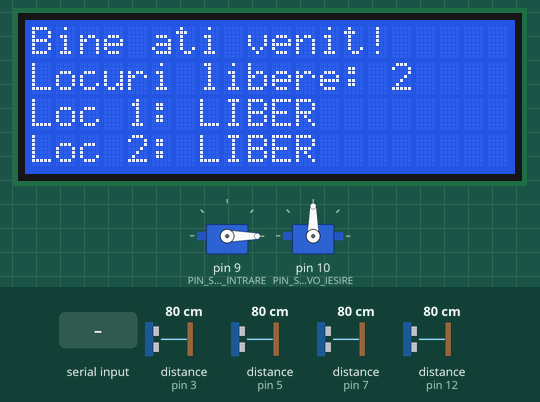
The sketch below on a simulated Arduino Uno, built with avr-gcc and run on an emulated ATmega328P. On the bench: 2 × servo, 20×4 character LCD. Wiring (inferred from the names in the program): 4 × ultrasonic range finder: trigger pin 2, echo pin 3 / trigger pin 4, echo pin 5 / trigger pin 6, echo pin 7 / trigger pin 11, echo pin 12. The inputs (shaded band) are chosen by the test bench; at power-on: distance to the obstacle (sensors on pin 3, pin 12, pin 5, pin 7) 80 cm. The echo pulse lasts 58.3 µs per cm; what the sketch prints to the serial monitor is not drawn.

Above: at 4.0 s.
4.1 s: distance to the obstacle (sensor on pin 3) set to 2 cm
At 5.3 s:
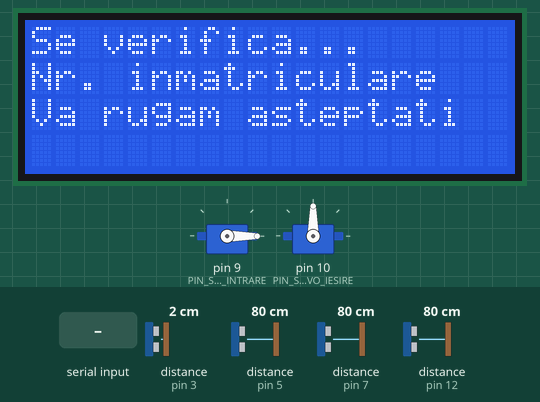
5.9 s: "A\n" received over Serial
At 6.5 s:
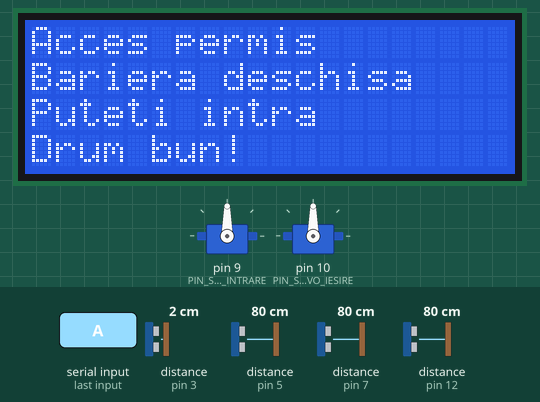
7.4 s: distance to the obstacle (sensor on pin 12) set to 2 cm
At 8.5 s:
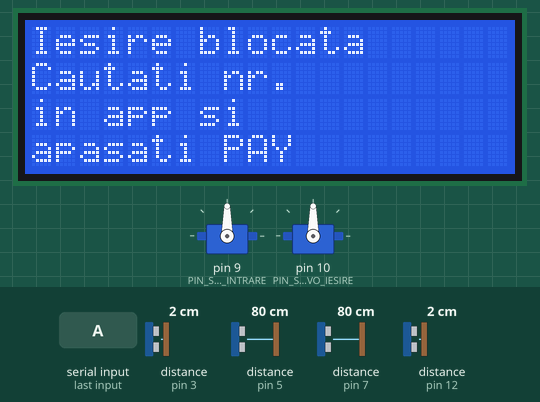
8.9 s: byte 73 ('I') received over Serial
At 9.5 s:
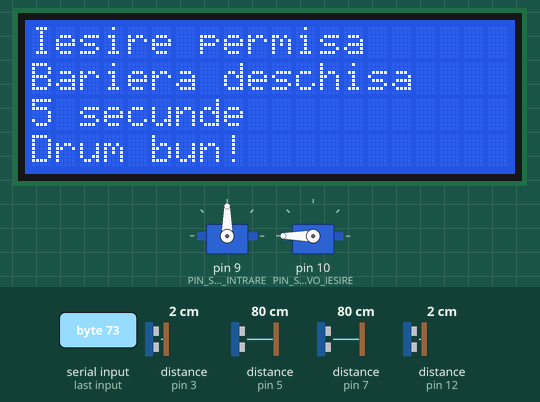
10.5 s: distance to the obstacle (sensor on pin 3) set to 5 cm
13.5 s: distance to the obstacle (sensor on pin 3) set to 8 cm
At 16.1 s:
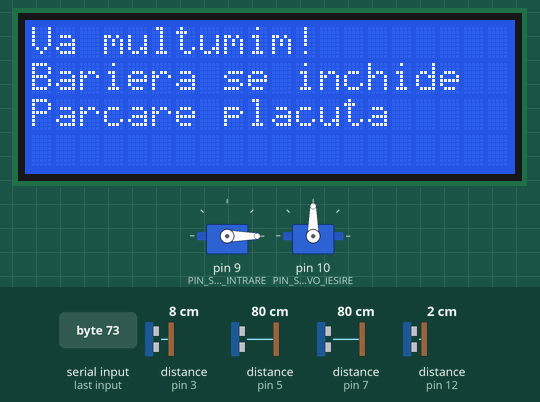
Timing chart, 0 to 17.6 s (numbered marks = the images above; inputs shaded):
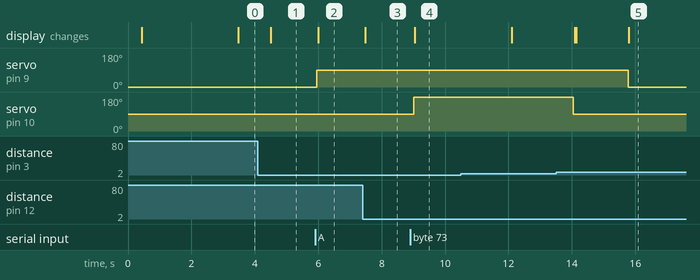

Measured:
- the behaviour switches between 6 and 7 cm on distance to the obstacle (sensor on pin 3) (found by bisection; images 4 and 5)
- after the input at 4.1 s, the display: changes after 0.40 s (image 1)
- after the input at 5.9 s, servo on pin 9 (PIN_SERVO_INTRARE): 0° → 90° after 0.05 s; the display: changes after 0.10 s (image 2)
- after the input at 7.4 s, the display: changes after 0.09 s (image 3)
- after the input at 8.9 s, servo on pin 10 (PIN_SERVO_IESIRE): 90° → 180° after 0.11 s; the display: changes after 0.15 s (image 4)
- after the input at 13.5 s, servo on pin 9 (PIN_SERVO_INTRARE): 90° → 0° after 2.3 s; the display: first differs from a run without the input after 2.3 s (image 5)

The sketch:

Parcare_Arduino.ino
```cpp
#include <LiquidCrystal_I2C.h>
#include <Wire.h>
#include <Servo.h>

// LCD I2C 20x4, adresa uzuala 0x27
LiquidCrystal_I2C lcd(0x27, 20, 4);

Servo servoIntrare;
Servo servoIesire;

// ---------------- PINI ----------------
const byte TRIG_INTRARE = 2;
const byte ECHO_INTRARE = 3;

const byte TRIG_LOC_1 = 4;
const byte ECHO_LOC_1 = 5;

const byte TRIG_LOC_2 = 6;
const byte ECHO_LOC_2 = 7;

const byte PIN_SERVO_INTRARE = 9;
const byte PIN_SERVO_IESIRE = 10;

const byte TRIG_IESIRE = 11;
const byte ECHO_IESIRE = 12;

// ---------------- PRAGURI DISTANTA ----------------
const int PRAG_INTRARE_CM = 5;
const int PRAG_IESIRE_CM = 5;
const int PRAG_LOC_CM = 10;

// ---------------- SERVO INTRARE ----------------
const int INTRARE_INCHISA = 0;
const int INTRARE_DESCHISA = 90;

// ---------------- SERVO IESIRE ----------------
// Folosim doar doua valori:
const int IESIRE_STOP = 90;
const int IESIRE_DESCHIDE = 180;

// Dupa ce masina este detectata la iesire si a platit,
// servo-ul sta pe 180 timp de 5 secunde, apoi revine la 90.
const unsigned long TIMP_DESCHIDERE_IESIRE = 5000;

// ---------------- TIMPI ----------------
const unsigned long INTERVAL_SENZORI = 300;
const unsigned long TIMP_MAXIM_VALIDARE = 10000;
const unsigned long TIMP_MAXIM_IESIRE_DUPA_PLATA = 60000;
const unsigned long TIMP_FARA_MASINA_INTRARE = 2000;

// ---------------- DEBUG ----------------
const bool DEBUG_SERIAL = true;

// Raspberry Pi -> Arduino:
// 'A' = acces intrare acceptat
// 'R' = acces intrare respins
// 'I' = iesire aprobata dupa plata in app
//
// Arduino -> Raspberry Pi:
// 'C' = masina detectata la intrare, porneste camera si validarea

enum StareIntrare
{
  INTRARE_GATA,
  ASTEAPTA_VALIDARE,
  BARIERA_INTRARE_DESCHISA
};

enum StareIesire
{
  IESIRE_INCHISA,
  IESIRE_DESCHISA_5_SECUNDE
};

StareIntrare stareIntrare = INTRARE_GATA;
StareIesire stareIesire = IESIRE_INCHISA;

bool masinaLaIntrare = false;
bool masinaLaIntrareAnterior = false;

bool masinaLaIesire = false;

bool loc1Ocupat = false;
bool loc2Ocupat = false;

bool iesireAprobataDinPython = false;
bool mesajPlataIesireAfisat = false;

int locuriLibere = 2;
int locuriLibereAnterior = -1;

unsigned long ultimaCitireSenzori = 0;

unsigned long timpStareIntrare = 0;
unsigned long timpStareIesire = 0;

unsigned long timpAprobareIesire = 0;
unsigned long timpFaraMasinaIntrare = 0;

bool mesajTemporarActiv = false;
unsigned long inceputMesaj = 0;
unsigned long durataMesaj = 0;

long citesteDistanta(byte trigPin, byte echoPin)
{
  digitalWrite(trigPin, LOW);
  delayMicroseconds(2);

  digitalWrite(trigPin, HIGH);
  delayMicroseconds(10);
  digitalWrite(trigPin, LOW);

  unsigned long durata = pulseIn(echoPin, HIGH, 25000UL);

  if (durata == 0)
  {
    return 999;
  }

  return durata / 58;
}

void debugPrint(String mesaj)
{
  if (DEBUG_SERIAL)
  {
    Serial.println(mesaj);
  }
}

void afiseazaStareaParcarii()
{
  lcd.clear();

  lcd.setCursor(0, 0);
  lcd.print("Bine ati venit!");

  lcd.setCursor(0, 1);
  lcd.print("Locuri libere: ");
  lcd.print(locuriLibere);

  lcd.setCursor(0, 2);
  lcd.print("Loc 1: ");
  lcd.print(loc1Ocupat ? "OCUPAT" : "LIBER ");

  lcd.setCursor(0, 3);
  lcd.print("Loc 2: ");
  lcd.print(loc2Ocupat ? "OCUPAT" : "LIBER ");
}

void afiseazaMesaj(const char *linia1,
                   const char *linia2,
                   const char *linia3,
                   const char *linia4,
                   unsigned long durata)
{
  lcd.clear();

  lcd.setCursor(0, 0);
  lcd.print(linia1);

  lcd.setCursor(0, 1);
  lcd.print(linia2);

  lcd.setCursor(0, 2);
  lcd.print(linia3);

  lcd.setCursor(0, 3);
  lcd.print(linia4);

  mesajTemporarActiv = true;
  inceputMesaj = millis();
  durataMesaj = durata;
}

void actualizeazaSenzorii()
{
  long distantaIntrare = citesteDistanta(TRIG_INTRARE, ECHO_INTRARE);
  delay(15);

  long distantaLoc1 = citesteDistanta(TRIG_LOC_1, ECHO_LOC_1);
  delay(15);

  long distantaLoc2 = citesteDistanta(TRIG_LOC_2, ECHO_LOC_2);
  delay(15);

  long distantaIesire = citesteDistanta(TRIG_IESIRE, ECHO_IESIRE);

  masinaLaIntrare = distantaIntrare <= PRAG_INTRARE_CM;
  masinaLaIesire = distantaIesire <= PRAG_IESIRE_CM;

  loc1Ocupat = distantaLoc1 <= PRAG_LOC_CM;
  loc2Ocupat = distantaLoc2 <= PRAG_LOC_CM;

  locuriLibere = 0;

  if (!loc1Ocupat)
  {
    locuriLibere++;
  }

  if (!loc2Ocupat)
  {
    locuriLibere++;
  }

  if (DEBUG_SERIAL)
  {
    Serial.print("Iesire: ");
    Serial.print(distantaIesire);
    Serial.print(" cm | masina=");
    Serial.print(masinaLaIesire ? "DA" : "NU");
    Serial.print(" | plata=");
    Serial.println(iesireAprobataDinPython ? "DA" : "NU");
  }

  if (locuriLibere != locuriLibereAnterior)
  {
    locuriLibereAnterior = locuriLibere;

    if (!mesajTemporarActiv)
    {
      afiseazaStareaParcarii();
    }
  }
}

void citesteRaspunsulDeLaPi()
{
  while (Serial.available() > 0)
  {
    char comanda = Serial.read();

    if (comanda == '\n' || comanda == '\r')
    {
      continue;
    }

    if (DEBUG_SERIAL)
    {
      Serial.print("Am primit de la Raspberry: ");
      Serial.println(comanda);
    }

    // ---------------- COMANDA PENTRU IESIRE ----------------
    if (comanda == 'I')
    {
      iesireAprobataDinPython = true;
      mesajPlataIesireAfisat = false;
      timpAprobareIesire = millis();

      afiseazaMesaj("Plata confirmata", "Iesire aprobata", "Apropiati masina", "de senzor", 4000);

      debugPrint("IESIRE APROBATA. Astept masina la senzor.");
      return;
    }

    // ---------------- COMENZI PENTRU INTRARE ----------------
    if (stareIntrare != ASTEAPTA_VALIDARE)
    {
      continue;
    }

    if (comanda == 'A')
    {
      servoIntrare.write(INTRARE_DESCHISA);

      stareIntrare = BARIERA_INTRARE_DESCHISA;
      timpStareIntrare = millis();
      timpFaraMasinaIntrare = 0;

      afiseazaMesaj("Acces permis", "Bariera deschisa", "Puteti intra", "Drum bun!", 3000);
    }
    else if (comanda == 'R')
    {
      servoIntrare.write(INTRARE_INCHISA);

      stareIntrare = INTRARE_GATA;
      timpFaraMasinaIntrare = 0;

      afiseazaMesaj("Acces interzis", "Numar neacceptat", "Bariera inchisa", "", 3000);
    }
  }
}

void proceseazaIntrarea()
{
  unsigned long acum = millis();

  if (stareIntrare == INTRARE_GATA)
  {
    if (masinaLaIntrare && !masinaLaIntrareAnterior)
    {
      if (locuriLibere == 0)
      {
        afiseazaMesaj("PARCARE PLINA", "Nu sunt locuri", "Bariera inchisa", "", 3000);
      }
      else
      {
        Serial.write('C');
        Serial.write('\n');

        stareIntrare = ASTEAPTA_VALIDARE;
        timpStareIntrare = acum;

        afiseazaMesaj("Se verifica...", "Nr. inmatriculare", "Va rugam asteptati", "", TIMP_MAXIM_VALIDARE);

        debugPrint("Am trimis C catre Raspberry.");
      }
    }
  }
  else if (stareIntrare == ASTEAPTA_VALIDARE)
  {
    if (acum - timpStareIntrare >= TIMP_MAXIM_VALIDARE)
    {
      stareIntrare = INTRARE_GATA;
      servoIntrare.write(INTRARE_INCHISA);
      timpFaraMasinaIntrare = 0;

      afiseazaMesaj("Eroare validare", "Fara raspuns Pi", "Bariera inchisa", "", 3000);
    }
  }
  else if (stareIntrare == BARIERA_INTRARE_DESCHISA)
  {
    if (masinaLaIntrare)
    {
      timpFaraMasinaIntrare = 0;
    }
    else
    {
      if (timpFaraMasinaIntrare == 0)
      {
        timpFaraMasinaIntrare = acum;
      }

      if (acum - timpFaraMasinaIntrare >= TIMP_FARA_MASINA_INTRARE)
      {
        servoIntrare.write(INTRARE_INCHISA);

        stareIntrare = INTRARE_GATA;
        timpFaraMasinaIntrare = 0;

        afiseazaMesaj("Va multumim!", "Bariera se inchide", "Parcare placuta", "", 2500);
      }
    }
  }

  masinaLaIntrareAnterior = masinaLaIntrare;
}

void proceseazaIesirea()
{
  unsigned long acum = millis();

  // Daca a venit I, dar masina nu ajunge la iesire in 60 secunde,
  // aprobarea expira.
  if (stareIesire == IESIRE_INCHISA && iesireAprobataDinPython)
  {
    if (!masinaLaIesire && acum - timpAprobareIesire >= TIMP_MAXIM_IESIRE_DUPA_PLATA)
    {
      iesireAprobataDinPython = false;
      mesajPlataIesireAfisat = false;
      timpAprobareIesire = 0;

      servoIesire.write(IESIRE_STOP);

      afiseazaMesaj("Timp expirat", "Apasati PAY", "inca o data", "", 3000);

      debugPrint("A expirat aprobarea de iesire.");
    }
  }

  if (stareIesire == IESIRE_INCHISA)
  {
    // Masina la iesire, dar fara plata.
    if (masinaLaIesire && !iesireAprobataDinPython)
    {
      if (!mesajPlataIesireAfisat)
      {
        afiseazaMesaj("Iesire blocata", "Cautati nr.", "in app si", "apasati PAY", 4000);
        mesajPlataIesireAfisat = true;

        debugPrint("Masina la iesire, dar nu exista plata.");
      }

      return;
    }

    // Masina la iesire si plata confirmata.
    if (masinaLaIesire && iesireAprobataDinPython)
    {
      servoIesire.write(IESIRE_DESCHIDE);

      stareIesire = IESIRE_DESCHISA_5_SECUNDE;
      timpStareIesire = acum;

      afiseazaMesaj("Iesire permisa", "Bariera deschisa", "5 secunde", "Drum bun!", 3000);

      debugPrint("Servo iesire = 180 pentru 5 secunde.");
    }
  }
  else if (stareIesire == IESIRE_DESCHISA_5_SECUNDE)
  {
    if (acum - timpStareIesire >= TIMP_DESCHIDERE_IESIRE)
    {
      servoIesire.write(IESIRE_STOP);

      stareIesire = IESIRE_INCHISA;

      iesireAprobataDinPython = false;
      mesajPlataIesireAfisat = false;
      timpAprobareIesire = 0;

      afiseazaMesaj("Iesire finalizata", "Servo oprit", "Va multumim!", "", 2500);

      debugPrint("Servo iesire = STOP 90. Aprobarea a fost resetata.");
    }
  }
}

void actualizeazaEcranul()
{
  if (mesajTemporarActiv && millis() - inceputMesaj >= durataMesaj)
  {
    mesajTemporarActiv = false;
    afiseazaStareaParcarii();
  }
}

void setup()
{
  Serial.begin(9600);

  pinMode(TRIG_INTRARE, OUTPUT);
  pinMode(ECHO_INTRARE, INPUT);

  pinMode(TRIG_LOC_1, OUTPUT);
  pinMode(ECHO_LOC_1, INPUT);

  pinMode(TRIG_LOC_2, OUTPUT);
  pinMode(ECHO_LOC_2, INPUT);

  pinMode(TRIG_IESIRE, OUTPUT);
  pinMode(ECHO_IESIRE, INPUT);

  servoIntrare.attach(PIN_SERVO_INTRARE);
  servoIesire.attach(PIN_SERVO_IESIRE);

  servoIntrare.write(INTRARE_INCHISA);
  servoIesire.write(IESIRE_STOP);

  lcd.begin();
  lcd.backlight();

  delay(300);

  afiseazaMesaj("Sistem pornit", "Intrare + Iesire", "Servo iesire D10", "Senzor D11/D12", 3000);

  debugPrint("Sistem pornit.");
  debugPrint("TRIG iesire = D11, ECHO iesire = D12.");
  debugPrint("Servo iesire = D10.");
}

void loop()
{
  unsigned long acum = millis();

  if (acum - ultimaCitireSenzori >= INTERVAL_SENZORI)
  {
    ultimaCitireSenzori = acum;
    actualizeazaSenzorii();
  }

  citesteRaspunsulDeLaPi();
  proceseazaIntrarea();
  proceseazaIesirea();
  actualizeazaEcranul();
}
```
